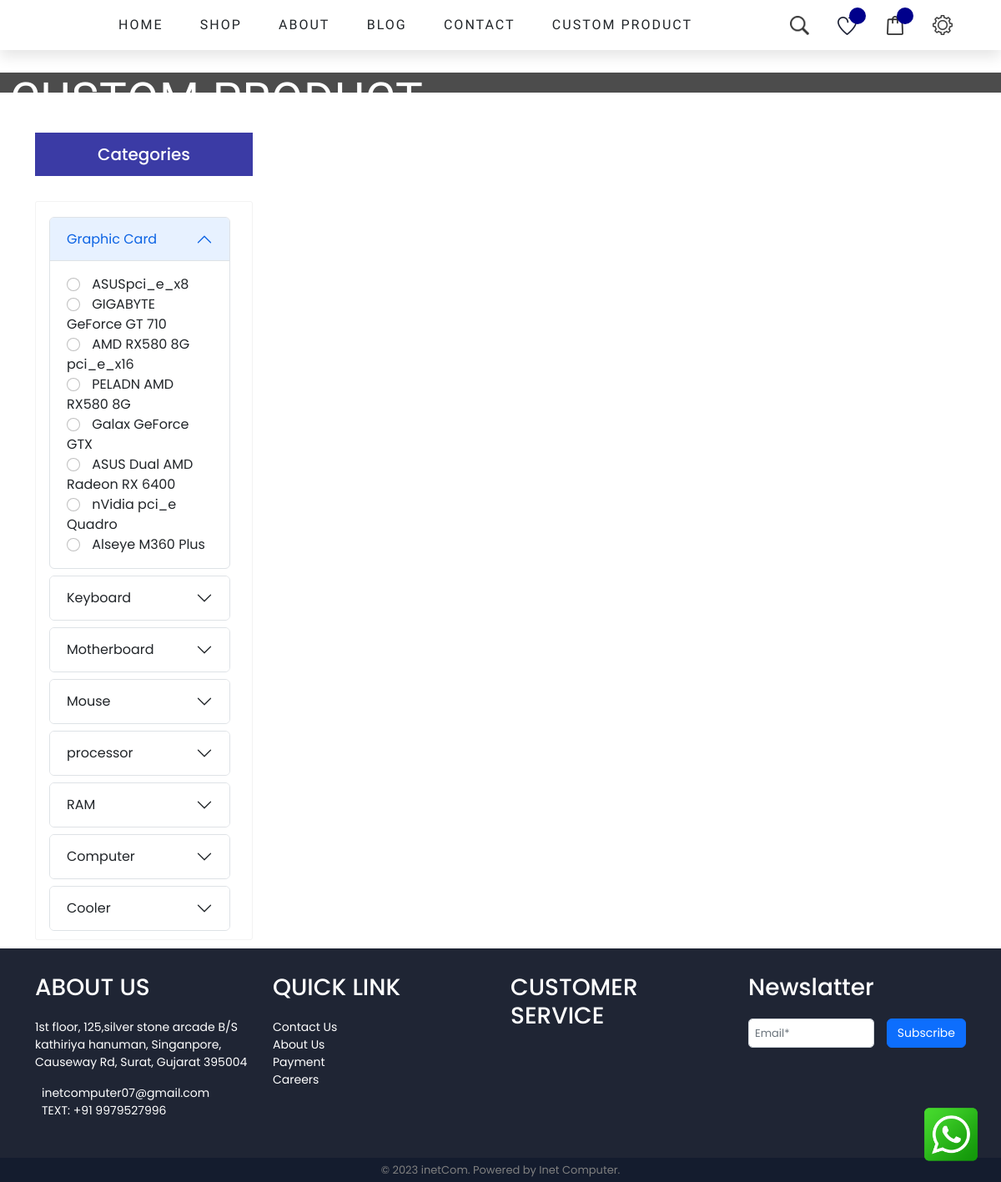
Page /custom-product.php on the committed database.
### tables this page shows
CREATE TABLE `categories` (
  `c_id` int(11) NOT NULL,
  `CTitle` varchar(50) NOT NULL,
  `CDiscription` text NOT NULL,
  `CImage` varchar(100) NOT NULL,
  `CStatus` varchar(10) NOT NULL,
  `CPopular` tinyint(4) NOT NULL DEFAULT 0,
  `created_at` timestamp NOT NULL DEFAULT current_timestamp() ON UPDATE current_timestamp()
);

CREATE TABLE `product` (
  `p_id` int(11) NOT NULL,
  `Title` varchar(50) NOT NULL,
  `Discription` text NOT NULL,
  `PImage` varchar(255) NOT NULL,
  `Price` int(11) NOT NULL,
  `Discount` int(11) NOT NULL,
  `SellPrice` int(11) NOT NULL,
  `QTY` int(11) NOT NULL,
  `Status` varchar(10) NOT NULL,
  `c_id` int(11) NOT NULL,
  `b_id` int(11) NOT NULL,
  `trending` tinyint(4) NOT NULL DEFAULT 0,
  `created_at` timestamp NOT NULL DEFAULT current_timestamp() ON UPDATE current_timestamp()
);

CREATE TABLE `store_detail` (
  `id` int(11) NOT NULL,
  `mobile_no` bigint(15) NOT NULL,
  `Email` varchar(50) NOT NULL,
  `Address` varchar(255) NOT NULL,
  `location` text NOT NULL
);

### custom-product.php (the view, shortened to what this page needs)
<?php
require('connect.php');
session_start(); ?>
<!DOCTYPE html>
<html lang="en">
<head>
    <link rel="stylesheet" href="./css/base.css">
    <link href="https://cdn.jsdelivr.net/npm/bootstrap@5.2.3/dist/css/bootstrap.min.css" rel="stylesheet">
    <link rel="stylesheet" href="https://cdn.jsdelivr.net/npm/bootstrap-icons@1.10.3/font/bootstrap-icons.css">
    <link rel="stylesheet" href="https://cdn.jsdelivr.net/npm/swiper/swiper-bundle.min.css" />
</head>
<body>
    <section class="live-chat">
        <div class="chat-cont">
            <img src="img/live-chat1.png" alt="">
        </div>
    </section>
    <div class="main-content">
        <header>
            <?php
            include("header1.php");
            ?>
        </header>
        <main>
            <div class="all-page-title a-banner">
                <div class="a-banner-caption">
                    <div class="r row">
                        <div class="col-sm-12 col c">
                            <h1>Custom Product</h1>
                        </div>
                    </div>
                </div>
            </div>
            <div class="search-cont">
                <div class="container">
                    <div class="products mt-5">
                        <div class="row">
                            <div class=" col-lg-4 col-xl-3">
                                <div class="row">
                                    <div class="col-12">
                                        <div class="filter-product">
                                            <div class="filter-head">
                                                <h5>Categories</h5>
                                            </div>
                                            <div class="filter-list">
                                                <div class="list-group">
                                                    <?php
                                                    $categories = mysqli_query($con, "SELECT DISTINCT CTitle,c_id FROM `categories` WHERE `CStatus` = 'Active'");
                                                        $c=0;
                                                    while ($data = mysqli_fetch_array($categories)) {
                                                        $cid = $data['c_id'];
                                                        $c++;
                                                        $no_of_product = mysqli_query($con, " SELECT * from product , categories , brand where product.c_id = categories.c_id and product.b_id = brand.b_id and product.`c_id`=$cid and product.Status = 'active'");
                                                        $s = 0;
                                                        while ($d = mysqli_fetch_array($no_of_product)) {
                                                            $s += 1;
                                                        }
                                                        if ($s > 0) {
                                                    ?>
                                                            <div class="list-group-item checkbox">
                                                                <div class="accordion" id="accordionExample">
                                                                    <div class="accordion-item">
                                                                        <h2 class="accordion-header" id="c<?=$data['c_id']?>">
                                                                            <button class="accordion-button <?php if ($c == 1){
                                                                                echo "";
                                                                            }else {
                                                                                echo "collapsed";
                                                                            } ?>" type="button" data-bs-toggle="collapse" data-bs-target="#collapse<?=$data['c_id']?>" aria-expanded="<?php if ($c == 1){
                                                                                echo "true";
                                                                            }else {
                                                                                echo "false";
                                                                            } ?>" aria-controls="collapse<?=$data['c_id']?>">
                                                                                <?php echo $data['CTitle']; ?>
                                                                            </button>
                                                                        </h2>
                                                                        <div id="collapse<?=$data['c_id']?>" class="accordion-collapse collapse <?php if ($c == 1){
                                                                                echo "show";
                                                                            }else {
                                                                                echo "";
                                                                            } ?>" aria-labelledby="c<?=$data['c_id']?>" data-bs-parent="#accordionExample">
                                                                            <div class="accordion-body">
                                                                                <?php
                                                                                        $product = mysqli_query($con, " SELECT * from product , categories , brand where product.c_id = categories.c_id and product.b_id = brand.b_id and product.`c_id`=$cid and product.Status = 'active'");
                                                                                        while($product_data = mysqli_fetch_array($product))
                                                                                        {
                                                                                            ?>
                                                                                        <label>
                                                                                            <input type="radio" class=" form-check-input filter_all product" name="<?php echo $data['CTitle']; ?>"  value="<?php echo $product_data['p_id']; ?>">
                                                                                            <?php echo $product_data['Title']; ?>
                                                                                        </label>
                                                                                    <?php
                                                                                        }
                                                                                    ?>
                                                                            </div>
                                                                        </div>
                                                                    </div>
                                                                </div>
                                                            </div>
                                                    <?php
                                                        }
                                                    }
                                                    ?>
                                                </div>
                                            </div>
                                        </div>
                                    </div>
                                </div>
                            </div>
                            <div class="col-lg-8 col-xl-9 filter_data" id="product-data">
                            </div>
                        </div>
                    </div>
                </div>
            </div>
        </main>
        <footer>
            <?php
            include("footer.php")
            ?>
        </footer>
        <div class="copy-rights">
            <p>
                © 2023 inetCom. Powered by Inet Computer.</p>
        </div>
    </div>
</body>
</html>

### footer.php (shortened to what this page needs)
<div class="container">
<?php
                $cont2_qry=mysqli_query($con,"SELECT * FROM store_detail");
                $cont2_arr =mysqli_fetch_array($cont2_qry);
                ?>
                <div class="row">
                    <div class="col-12 col-md-5 col-lg-3">
                        <div class="foot-block">
                            <div class="foot-txt">
                                <h3>ABOUT US</h3>
                                <p><?= $cont2_arr['Address'] ?></p>
                                <p class="m-0"><a href="mailto:<?= $cont2_arr['Email'] ?>" class="ms-2"><?= $cont2_arr['Email'] ?></a></p>
                                <p><a href="tel:+91<?= $cont2_arr['mobile_no'] ?>" class="ms-2">TEXT: +91 <?= $cont2_arr['mobile_no'] ?></a></p>
                            </div>
                        </div>
                    </div>
                    <div class="col-12 col-md-3">
                        <div class="foot-block">
                            <div class="foot-txt">
                                <h3> QUICK LINK
                                </h3>
                                <ul class="foot-link">
                                    <li> <a href="#"> Contact Us</a></li>
                                    <li> <a href="#"> About Us</a></li>
                                    <li> <a href="#"> Payment</a></li>
                                    <li> <a href="#"> Careers</a></li>
                                </ul>
                            </div>
                        </div>
                    </div>
                    <div class="col-12  col-md-3">
                        <div class="foot-block">
                            <div class="foot-txt">
                                <h3> CUSTOMER SERVICE
                                </h3>
                            </div>
                        </div>
                    </div>
                    <div class="col-12 col-lg-3">
                        <div class="foot-block">
                            <div class="news-latter">
                                <div class="foot-txt">
                                    <h3> Newslatter</h3>
                                </div>
                                <div class="mail-box">
                                    <form method="post"  action="news_letter.php">
                                    <input class="form-control email-inp" required autocomplete="off" name="email"  type="email" placeholder="Email*">
                                    <input class="btn btn-primary" name="news_letter" style="font-size: 14px;" type="submit" value="Subscribe">
                                    </form>
                                </div>
                            </div>
                        </div>
                    </div>
                </div>
            </div>

### css/base.css (style rules this page uses)
:root { --blue: #2b3467; --black: #282828; --border: .2rem solid rgba(0, 0, 0, .1); --outline: .1rem solid rgba(0, 0, 0, .1); --outline-hover: .2rem solid var(var(--black)); --boxshadow: 0 .5rem 1rem rgba(0, 0, 0, .1); --background: #f4f4f4; --bs-modal-width: 600px !important; --h-color: #00008B; --ff-1: 'Pathway Gothic One'; }
html { scroll-behavior: smooth; scroll-padding-top: 7rem; }
* { margin: 0; padding: 0; box-sizing: border-box; font-family: 'Poppins', sans-serif; outline: none; border: none; list-style: none; transition: all .4s linear; }
a { text-decoration: none !important; color: unset !important; }
body { background-color: #eee; position: relative; }
.live-chat { position: fixed; bottom: 22px; right: 25px; z-index: 100; }
.live-chat img { width: 70px; }
header { box-shadow: var(--boxshadow); transition: all .2s linear; position: fixed; left: 0; top: 0; right: 0; z-index: 100; background-color: white; }
footer { background-color: #1f2534; padding: 30px 0; font-size: 14px; color: white; }
footer .foot-txt h3 { margin-bottom: 20px; }
.foot-link { padding: 0; }
.foot-link li { list-style: none; }
.foot-link li a { text-decoration: none; color: white; }
.copy-rights { background-color: #141c2e; padding: 5px 0; }
.copy-rights p { margin: 0; color: white; text-align: center; font-size: 13px; color: gray; }
footer .mail-box .email-inp { padding: 7px; border-radius: 5px; width: 60%; font-size: 13px; }
footer .mail-box form { display: flex; gap: 15px; }
.a-banner { width: 100%; display: block; position: relative; max-height: 400px; overflow: hidden; margin-top: 87px; }
.all-page-title::before { background: rgba(0, 0, 0, 0.7); content: ""; height: 100%; left: 0; position: absolute; top: 0; width: 100%; }
.a-banner-caption { position: absolute; width: 100%; top: 50%; transform: translateY(-50%); -webkit-transform: translateY(-50%); -moz-transform: translateY(-50%); -o-transform: translateY(-50%); -ms-transform: translateY(-50%); margin: 0; padding: 0; color: #ddd; }
.a-banner-caption .r::after,.a-banner-caption .r::before { content: ' '; display: table; -webkit-flex-basis: 0; -ms-flex-preferred-size: 0; flex-basis: 0; -webkit-order: 1; -ms-flex-order: 1; order: 1; }
.a-banner-caption .r::after { clear: both; }
.a-banner-caption .r { max-width: 75rem; margin-left: auto; margin-right: auto; }
.a-banner-caption .c { width: 100%; }
.a-banner-caption h1 { font-size: 55px; color: #fff; line-height: 50px; margin: 15px 0 0; font-family: var(--ff-1); text-transform: uppercase; font-weight: 400; letter-spacing: 1px; }

### custom-product.php (style rules this page uses)
.search-cont { min-height: 83vh; margin-top: 40px; }
.filter-head h5 { color: #fff; font-size: 20px; padding: 14px 15px; margin-bottom: 30px; text-align: center; background: #00008bc4; }
.filter-list { margin-top: 20px; }
.list-group { border: 1px solid #f3f3f3; padding: 10px; margin-bottom: 10px; border-radius: 3px; }
.list-group-item { color: gray; border: none; margin-left: -10px; margin-bottom: -8px; font-size: 16px; }
.list-group-item .filter_all { margin-right: 10px; }

### rows in the picture
categories: CTitle "Graphic Card"
product: Title "ASUSpci_e_x8"
product: Title "GIGABYTE GeForce GT 710"
product: Title "AMD RX580 8G pci_e_x16"
product: Title "PELADN AMD RX580 8G"
product: Title "Galax GeForce GTX"
product: Title "ASUS Dual AMD Radeon RX 6400"
product: Title "nVidia pci_e Quadro"
product: Title "Alseye M360 Plus"
categories: CTitle "Keyboard"
categories: CTitle "Motherboard"
categories: CTitle "Mouse"
categories: CTitle "processor"
categories: CTitle "RAM"
categories: CTitle "Computer"
categories: CTitle "Cooler"
store_detail: Address "1st floor, 125,silver stone arcade B/S kathiriya hanuman, Singanpore, Causeway Rd, Surat, Gujarat 395004", Email "inetcomputer07@gmail.com", mobile_no "9979527996"
